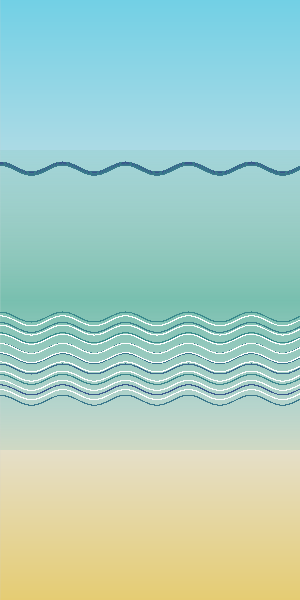
Frame 1 (no input)
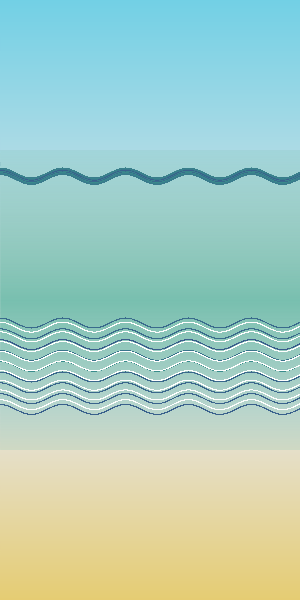
Frame 60 (the mouse pressed at the canvas centre just before this capture)
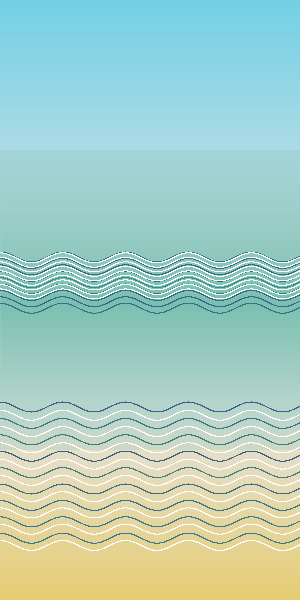
Frame 120 (the mouse held since frame 60 and released just before this capture)

The Processing sketch that drew these frames (run headless with seeded random() and noise(); from frame 60 on, the mouse is pressed at the canvas centre):

// Processing sketch: processing_70525
// ── processing_70525.pde


int  q;  // Quant of time
int  k;  // copy of q

float y=0;
int nechto = 45;

void setup() {
  size(300, 600);
  colorMode(HSB, 360, 100, 100, 100);
  frameRate(20);
}

void draw() {
  draw_background ( );
  q=get_quantum ();
  wave( q );
  wave_white( q );
  // now produce the second Wave
  q=(q+25)%50;
  wave( q );
  wave_white( q );  
  
}

//////////// USER's //////////////////////

//----------wave------------
void wave( int q)            // Y = A1*Q+B1
{ int  i,w=10;  // w=10 - Number of sinuses
  float  x,dy;
  float  a1 = 6;            // amplifying coefficient
  float  b1 = height/4+a1;  // shift (bias) = constant part
  k = q;   
  // total time of living = 50 quantums, after 45 quantums the Wave turns back
  if ( q > nechto ) {  k = nechto - (q-nechto);  }

  for ( i= 1, a1=6; i< 10; i++, a1+=0.4 )
  { y = a1*k+b1;
    strokeWeight(1);
    stroke(int(random(180, 220)), 60, 55, 200);
    //line(0, y, width, y);
    for ( x=0; x<width; x+=0.1)
    {
      dy = sin(x/w)/20;
      y+=dy;
      line(x, y, x, y);
    }
    
  }
}
/////////////////////////////////////////////
void wave_white(int q)
{ int  i,w=10;
  float  x,dy;
  float  a1 = 6.3;
  float  b1 = height/4+5;
  if ( q>5)    // from step #5 wave became visible
  {  k = q;
     if ( q > nechto ) {  k = nechto - (q-nechto);  }

  for ( i= 1, a1=6.3; i< 10; i++, a1+=0.47 )
  { y = a1*k+b1-i*3;
    strokeWeight(1); // proportional to q but not little then 1
    stroke(0, 0, 255);  // brightness increases with time
  //  line(0, y, width, y);
    for ( x=0; x<width; x+=0.1)
    {
      dy = sin(x/w)/20;
      y+=dy;
      line(x, y, x, y);
    }
  }
  }
}
////////////////////////////////////////////
void draw_background ( )
{
  strokeWeight(1);

  //------------sky--------

  for (int y=0; y<height/2; y++) {
    float col= map(y, 0, height/2, 50, 0);
    stroke(191, col, 90);
    line(0, y, width, y);
  }
  //--------sand----------

  for (int y=height/2; y<height; y++) {
    float col= map(y, 400, height, 0, 50);
    stroke(47, col, 90);
    line(0, y, width, y);
  }
  //-------ocean-stable------
  for (int y=height/4; y<height/2; y++) {
    float col1= map(y, height/4, height/2, 20, 100);
    stroke(167, 37, 75, col1);
    line(0, y, width, y);
  }

  for (int y=height/2; y<height*3/4; y++) {
    float col1= map(y, height/2, height*3/4, 100, 20);
    stroke(167, 37, 75, col1);
    line(0, y, width, y);
  }
}
////////////////////////////////////////////
void delay_ms (int ms)
{ 
  int tmp=millis();
  while ( (millis ()-tmp)<ms) {
  }
}
////////////////////////////////////////////
int  get_quantum ( )
{ 
  int tmp=millis();
  tmp=tmp/150;  // get one tenth of second
  tmp=tmp%50;    // 5 seconds total time of living (TOL)
//  println (tmp);
  return tmp;
}
